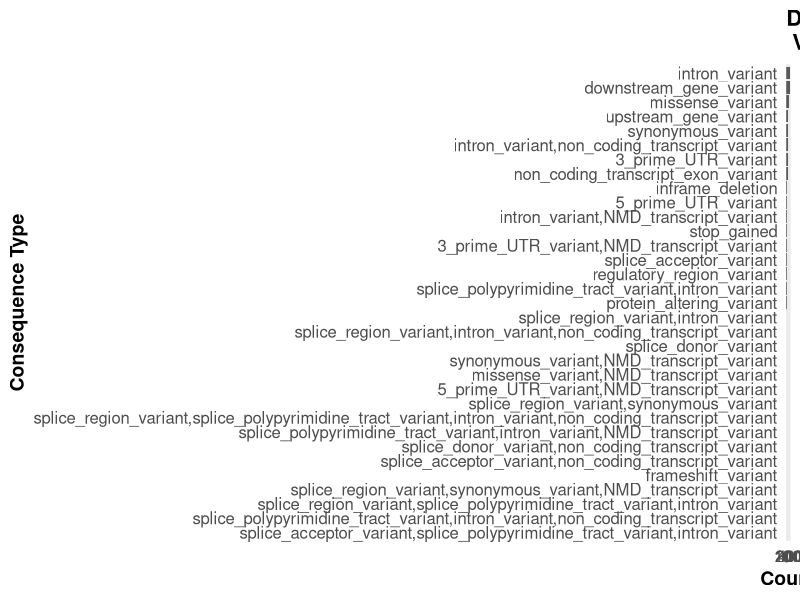
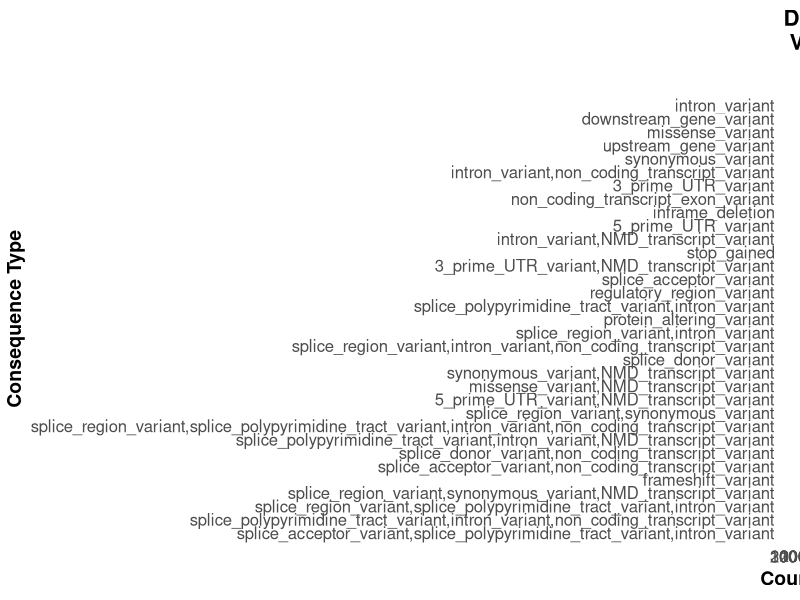
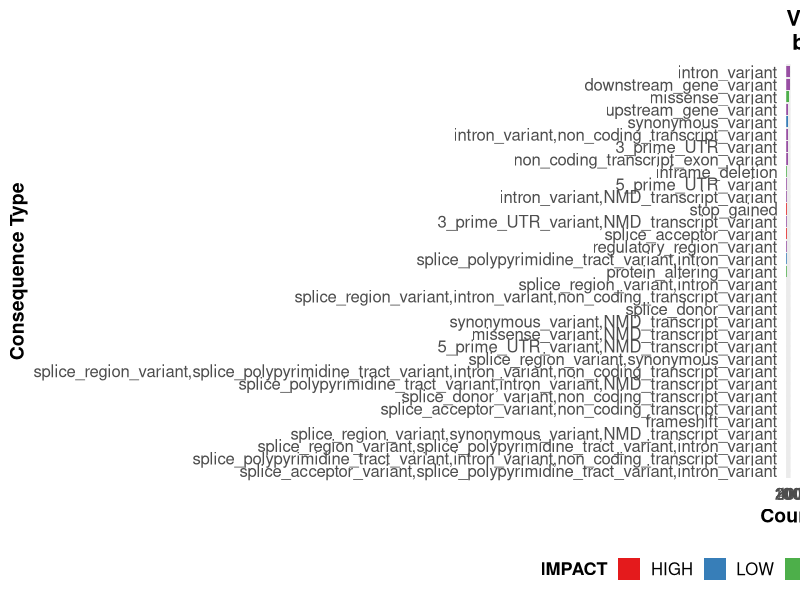
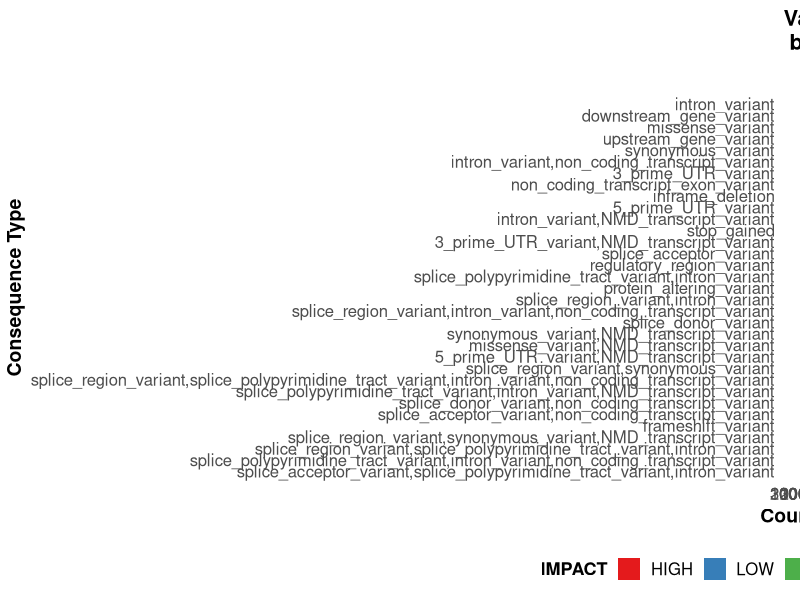
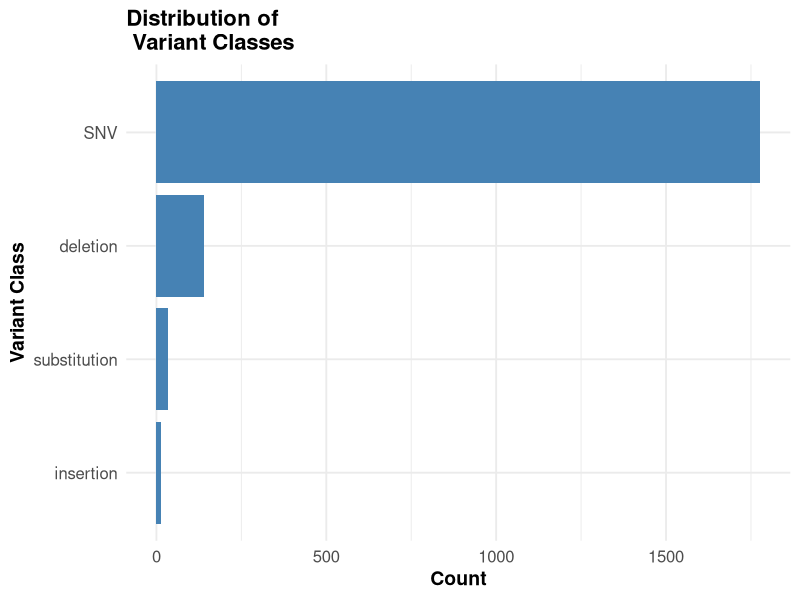
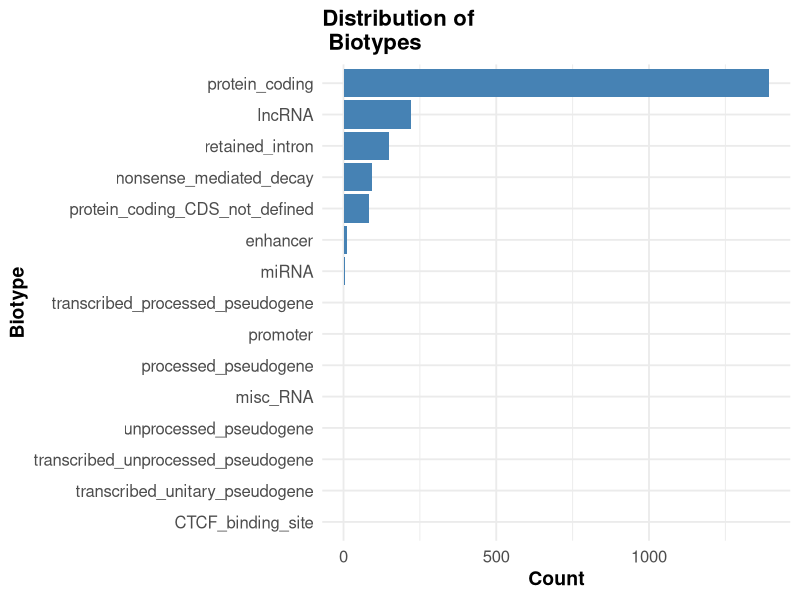
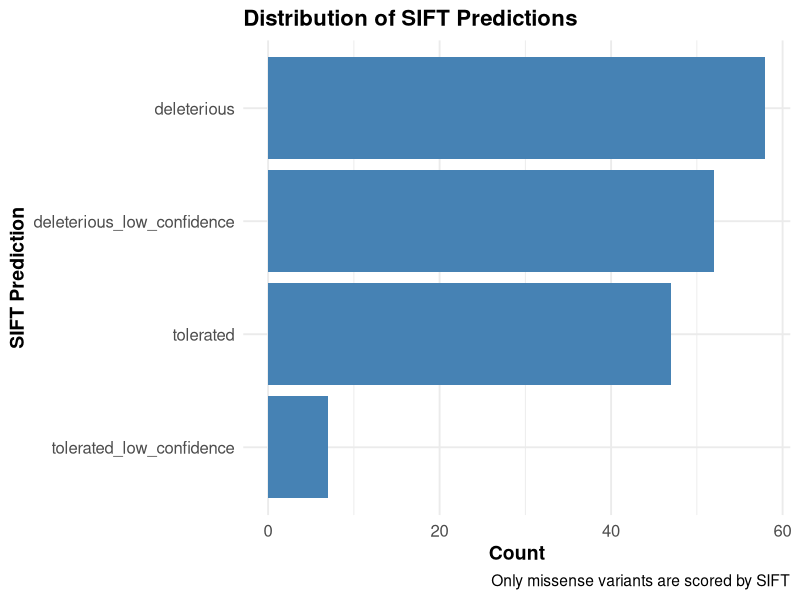
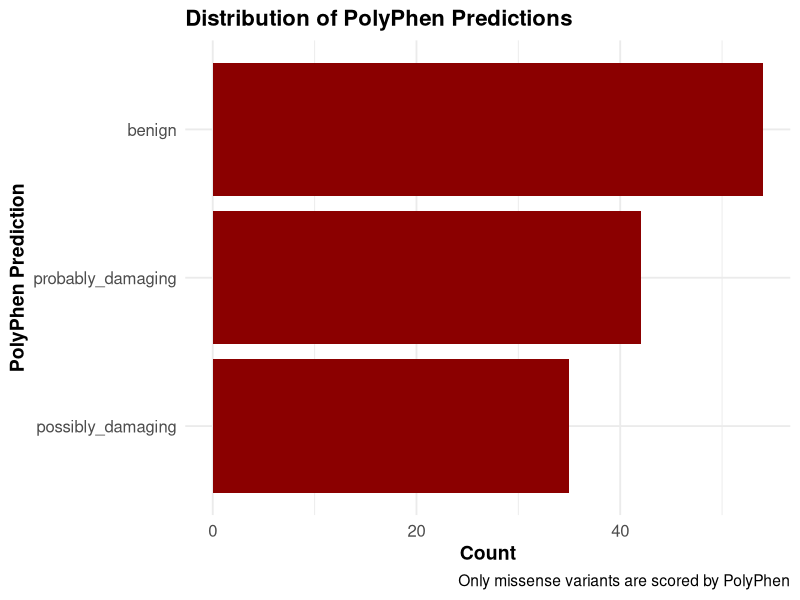

Write the R code that produced these figures, in order.
## ---- chunk 1
#| echo: true
#| warning: false
#| code-fold: true
#| code-tools: true
#| title: "Some data preprocessing"

# get libraries
library(tidyverse)
library(magrittr)
library(readr)

# VEP output in
vep_data <- read_tsv(
  "scripts/variant_annotation/chr6ch17_mutect2_annotated_with_clinVar.txt",
  comment = "##"
)

# better to set up a ggplot2 theme
theme_course <- function() {
  theme_minimal(base_size = 14) +  # Base size affects all text
    theme(
      plot.title = element_text(size = 16, face = "bold"),
      axis.title = element_text(size = 14, face = "bold"),
      axis.text = element_text(size = 12),
      legend.title = element_text(size = 13, face = "bold"),
      legend.text = element_text(size = 12),
      strip.text = element_text(size = 13, face = "bold"),  # For facets
      legend.position = "bottom"
    )
}

# Split when it contains multiple values
consequences_df <- vep_data %>%
  separate_rows(Consequence, sep="&") %>%
  select(Consequence)

# get chr
vep_data <- vep_data %>%
  separate(Location, into = c("chr", "position"), sep=":") %>% 
  mutate(chr = factor(chr, levels = c("chr6", "chr17")))

# Extract IMPACT from Extra column
vep_data$IMPACT <- gsub(".*IMPACT=([^;]+).*", "\\1", vep_data$Extra)

# get nice data out of the df
extract_field <- function(data, field) {
  gsub(paste0(".*", field, "=([^;]+).*"), "\\1", data$Extra)
}

# combine multiple fields
vep_data <- vep_data %>%
  mutate(
    IMPACT = extract_field(., "IMPACT"),
    SYMBOL = extract_field(., "SYMBOL"),
    VARIANT_CLASS = extract_field(., "VARIANT_CLASS"),
    BIOTYPE = extract_field(., "BIOTYPE")
  )
## ---- chunk 2
#| fig-width: 8
#| fig-height: 6

# consequence plot
ggplot(vep_data, aes(x=reorder(Consequence, table(Consequence)[Consequence]))) +
  geom_bar() +
  coord_flip() +
  theme_minimal() +
  labs(title="Distribution of \n Variant Consequences",
       x="Consequence Type",
       y="Count") +
  theme_course()
## ---- chunk 3
#| fig-width: 8
#| fig-height: 6
# consequence plot 
ggplot(vep_data, aes(x=reorder(Consequence, table(Consequence)[Consequence]))) +
  geom_bar() +
  coord_flip() +
  theme_minimal() +
  labs(title="Distribution of \n Variant Consequences",
       x="Consequence Type",
       y="Count") +
  facet_grid(~chr) +
  theme(
    legend.position = "bottom"
  ) +
  theme_course()
## ---- chunk 4
#| fig-width: 8
#| fig-height: 6

# Impact + Consequence plot
ggplot(vep_data, aes(x=reorder(Consequence, table(Consequence)[Consequence]), fill=IMPACT)) +
  geom_bar() +
  coord_flip() +
  theme_minimal() +
  scale_fill_brewer(palette="Set1") +
  labs(title="Variant Consequences \n by Impact",
       x="Consequence Type",
       y="Count") +
  theme(
    legend.position = "bottom"
  ) +
  theme_course()
## ---- chunk 5
#| fig-width: 8
#| fig-height: 6
# Impact + consequence plot x chr
ggplot(vep_data, aes(x=reorder(Consequence, table(Consequence)[Consequence]), fill=IMPACT)) +
  geom_bar() +
  coord_flip() +
  theme_minimal() +
  scale_fill_brewer(palette="Set1") +
  labs(title="Variant Consequences \n by Impact",
       x="Consequence Type",
       y="Count") +
  facet_grid(~chr) +
  theme(
    legend.position = "bottom"
  ) +
  theme_course()
## ---- chunk 6
#| fig-width: 8
#| fig-height: 6
# variant class plot
vep_data %>%
  count(VARIANT_CLASS) %>%  # Count the classees
  arrange(desc(n)) %>%  # Sort in descending ord
  ggplot(aes(x = reorder(VARIANT_CLASS, n), y = n)) +
  geom_bar(stat = "identity", fill = "steelblue") +
  coord_flip() +
  theme_minimal() +
  labs(title = "Distribution of \n Variant Classes",
       x = "Variant Class",
       y = "Count"
       ) +
  theme_course()
## ---- chunk 7
#| fig-width: 8
#| fig-height: 6
# biotype distribution
ggplot(vep_data, aes(x=reorder(BIOTYPE, table(BIOTYPE)[BIOTYPE]))) +
  geom_bar(fill="steelblue") +
  coord_flip() +
  theme_minimal() +
  labs(title="Distribution of \n Biotypes",
       x="Biotype",
       y="Count"
       ) +
  theme_course()
## ---- chunk 8
# Extract SIFT
vep_data$sift <- str_extract(vep_data$Extra, "SIFT=.*?;")
vep_data$sift <- str_replace(vep_data$sift, "SIFT=", "") 
vep_data$sift <- str_replace(vep_data$sift, ";", "")
vep_data$sift <- str_replace(vep_data$sift, "\\(.*\\)", "")

# Extract PolyPhen 
vep_data$polyphen <- vep_data$Extra %>%
  str_extract("PolyPhen=.*?;") %>%
  str_replace("PolyPhen=", "") %>%
  str_replace(";", "") %>%
  str_replace("\\(.*\\)", "")

# Extract ClinVar
vep_data$clinvar <- vep_data$Extra %>%
  str_extract("CLIN_SIG=.*?;") %>%
  str_replace("CLIN_SIG=", "") %>%
  str_replace(";", "")

# Distribution of SIFT predictions
ggplot(subset(vep_data, !is.na(sift)), 
       aes(x = reorder(sift, table(sift)[sift]))) +
  geom_bar(fill = "steelblue") +
  coord_flip() +
  theme_minimal() +
  labs(title = "Distribution of SIFT Predictions",
       x = "SIFT Prediction",
       y = "Count",
       caption = "Only missense variants are scored by SIFT") +
  theme_course()

# Distribution of PolyPhen predictions 
ggplot(subset(vep_data, !is.na(polyphen)), 
       aes(x = reorder(polyphen, table(polyphen)[polyphen]))) +
  geom_bar(fill = "darkred") +
  coord_flip() +
  theme_minimal() +
  labs(title = "Distribution of PolyPhen Predictions",
       x = "PolyPhen Prediction",
       y = "Count",
       caption = "Only missense variants are scored by PolyPhen") +
  theme_course()
## ---- chunk 9
# Only for variants with both predictions
p3 <- subset(vep_data, !is.na(sift) & !is.na(polyphen)) %>%
  ggplot(aes(x = sift, fill = IMPACT)) +
  geom_bar() +
  facet_wrap(~polyphen) +
  coord_flip() +
  theme_minimal() +
  scale_fill_brewer(palette = "Set1") +
  labs(title = "SIFT and PolyPhen Predictions by Impact",
       x = "SIFT Prediction",
       y = "Count") +
  theme(legend.position = "bottom") +
  theme_course()

# 4. ClinVar significance with impact 
p4 <- subset(vep_data, !is.na(clinvar)) %>%
  ggplot(aes(x = reorder(clinvar, table(clinvar)[clinvar]), fill = IMPACT)) +
  geom_bar() +
  coord_flip() +
  scale_fill_brewer(palette = "Set1") +
  theme_minimal() +
  labs(title = "Clinical Significance by Impact",
       x = "ClinVar Clinical Significance",
       y = "Count") +
  theme(legend.position = "bottom") +
  theme_course()

# 5. For missense variants only - comparison of predictions
p5 <- subset(vep_data, Consequence == "missense_variant" & !is.na(sift) & !is.na(polyphen)) %>%
  ggplot(aes(x = sift, fill = polyphen)) +
  geom_bar(position = "dodge") +
  theme_minimal() +
  scale_fill_brewer(palette = "Set2") +
  labs(title = "SIFT vs PolyPhen Predictions\nfor Missense Variants",
       x = "SIFT Prediction",
       y = "Count",
       fill = "PolyPhen Prediction") +
  theme(axis.text.x = element_text(angle = 45, hjust = 1)) +
  theme_course()
## ---- chunk 10
print(p3)
## ---- chunk 11
print(p4)
## ---- chunk 12
print(p5)
## ---- chunk 13
  
# Gene-level summary - most frequently mutated genes
p6 <- vep_data %>%
  filter(!is.na(SYMBOL) & SYMBOL != "") %>%
  count(SYMBOL, chr) %>%
  arrange(desc(n)) %>%
  slice_head(n = 20) %>%
  ggplot(aes(x = reorder(SYMBOL, n), y = n, fill = chr)) +
  geom_col() +
  coord_flip() +
  scale_fill_brewer(palette = "Set1") +
  labs(title = "Top 20 Most Frequently Mutated Genes",
       x = "Gene Symbol",
       y = "Number of Variants",
       fill = "Chromosome") +
  theme_course()

# High impact variants by gene
p7 <- vep_data %>%
  filter(IMPACT %in% c("HIGH", "MODERATE") & !is.na(SYMBOL) & SYMBOL != "") %>%
  count(SYMBOL, IMPACT) %>%
  arrange(desc(n)) %>%
  slice_head(n = 30) %>%
  ggplot(aes(x = reorder(SYMBOL, n), y = n, fill = IMPACT)) +
  geom_col() +
  coord_flip() +
  scale_fill_manual(values = c("HIGH" = "#d62728", "MODERATE" = "#ff7f0e")) +
  labs(title = "Genes with High/Moderate Impact Variants",
       x = "Gene Symbol",
       y = "Number of Variants",
       fill = "Impact Level") +
  theme_course()
## ---- chunk 14
print(p6)
## ---- chunk 15
print(p7)
